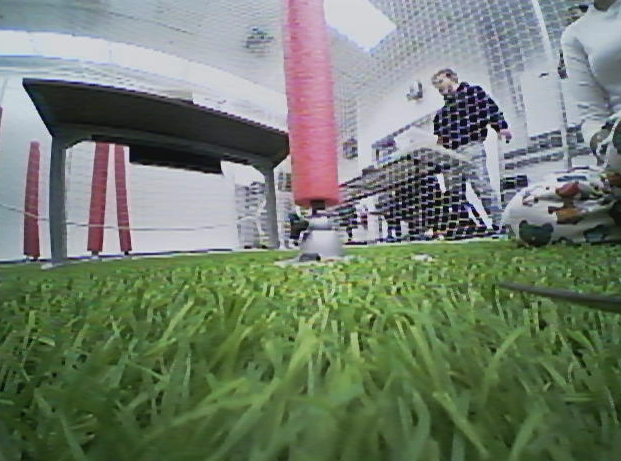
#> input picture ss.png, 1242 x 922 px, given in place of the camera (shown at 1/2 size)
$ jupyter execute --allow-errors final_blue_endcondition.ipynb   (text cells are left out)
#> lines starting #> are read from the running program, lines starting #| are printed output that depends on the picture; after the words box and inside, x2 and y2 are one past the last pixel; in counts of white or black regions, pixels touching at a corner belong together
#> further down, frame is the input picture: shape (922, 1242, 3); mean B, G, R 109.1, 126.3, 113.9
#> `hsv1 = cv2.cvtColor(frame, cv2.COLOR_BGR2HSV)`: hsv1: shape (922, 1242, 3); mean H, S, V 81.1, 73.6, 133.5
#> `mask1 = cv2.inRange(hsv1, lb1, ub1)`:
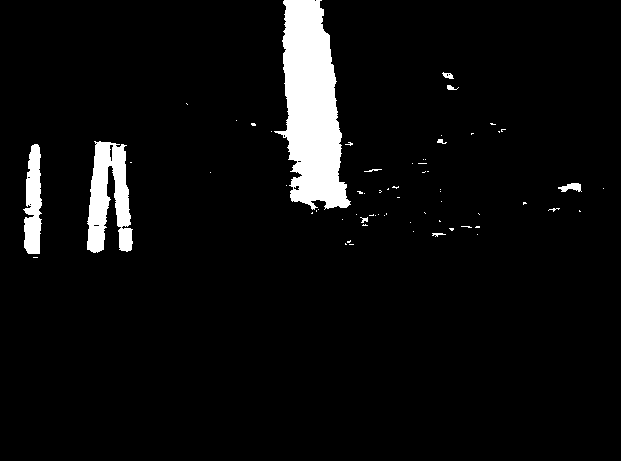
#> mask1: shape (922, 1242) (shown at 1/2 size); 5.3% white; 66 white regions (38 under 20 px), largest, box (x1, y1, x2, y2) and area: (548, 0, 702, 420) 39600, (174, 282, 266, 506) 12968, (46, 288, 84, 508) 5988
#> `mask2 = cv2.inRange(hsv2, lb2, ub2)`:
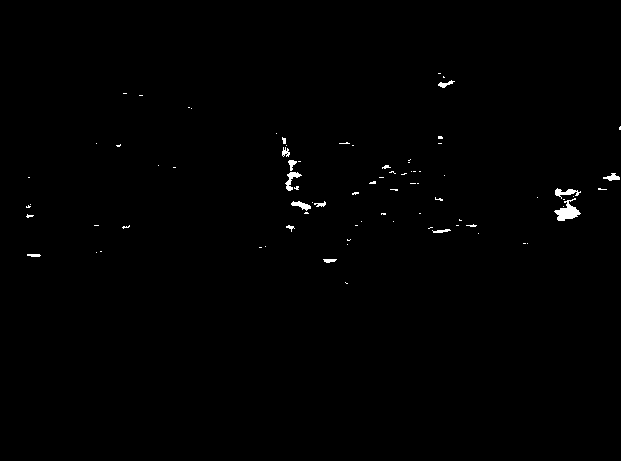
#> mask2: shape (922, 1242) (shown at 1/2 size); 0.5% white; 81 white regions (43 under 20 px), largest, box (x1, y1, x2, y2) and area: (1108, 396, 1162, 442) 1160, (570, 344, 604, 382) 496, (1110, 376, 1162, 398) 492
#> `mask = cv2.bitwise_or(mask1, mask2)`:
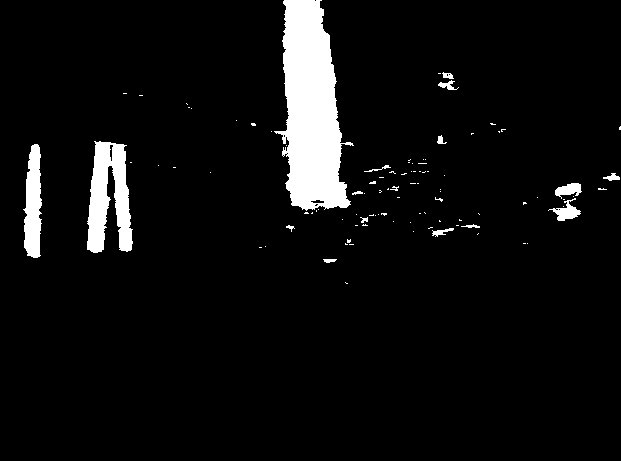
#> mask: shape (922, 1242) (shown at 1/2 size); 5.8% white; 98 white regions (60 under 20 px), largest, box (x1, y1, x2, y2) and area: (548, 0, 708, 422) 41328, (174, 282, 266, 506) 13096, (46, 288, 84, 516) 6268
[cell 1]
# Code adapted from: https://github.com/bitcraze/crazyflie-lib-python/blob/master/examples/autonomousSequence.py

import time
import numpy as np
import cv2
import matplotlib.pyplot as plt

# CrazyFlie imports:

import cflib.crtp
from cflib.crazyflie import Crazyflie
from cflib.crazyflie.log import LogConfig
from cflib.crazyflie.syncCrazyflie import SyncCrazyflie
from cflib.crazyflie.syncLogger import SyncLogger
from cflib.positioning.position_hl_commander import PositionHlCommander

[cell 2]
group_number = 18

# Possibly try 0, 1, 2 ...
camera = 0

[cell 3]
cap = cv2.VideoCapture(camera)

#> (the rest of this cell did not finish here and is left out)

[cell 4]
# HELPER FUNCTIONS
# FROM LAB 8

# returns center of image object
# [5 lines left out: function detection_center, not called in this run]

def norm(vec):
    """Computes the length of the 2D vector"""
    return np.sqrt(vec[0]**2 + vec[1]**2)

# retruns image closest to the center of the frame
# [144 lines left out: functions closest_detection, find_greatest_contour, check_contours, position_estimate, set_PID_controller, ascend_and_hover and 1 more, not called in this run]

[cell 5]
# CONTROLLER

# Follow the setpoint sequence trajectory:
# def adjust_position(cf, current_y):

#     print('Adjusting position')

#     steps_per_meter = int(10)
#     # Set the number here (the iterations of the for-loop) to the number of side steps.
#     # You may choose to tune the number and size of the steps.
#     for i in range(3):
#         current_y = current_y - 1.0/float(steps_per_meter)
#         position = [0, current_y, 0.5, 0.0]

#         print('Setting position {}'.format(position))
#         for i in range(10):
#             cf.commander.send_position_setpoint(position[0],
#                                                 position[1],
#                                                 position[2],
#                                                 position[3])
#             time.sleep(0.1)

#     cf.commander.send_stop_setpoint()
#     # Make sure that the last packet leaves before the link is closed.
#     # The message queue is not flushed before closing.
#     time.sleep(0.1)
#     return current_y

# Follow the setpoint sequence trajectory:
# [116 lines left out: function adjust_position, not called in this run]

[cell 6]
# Set the URI the Crazyflie will connect to
uri = f'radio://0/{group_number}/2M'

# Initialize all the CrazyFlie drivers:
cflib.crtp.init_drivers(enable_debug_driver=False)
#> (this line was passed over: cflib is not available in this run)
